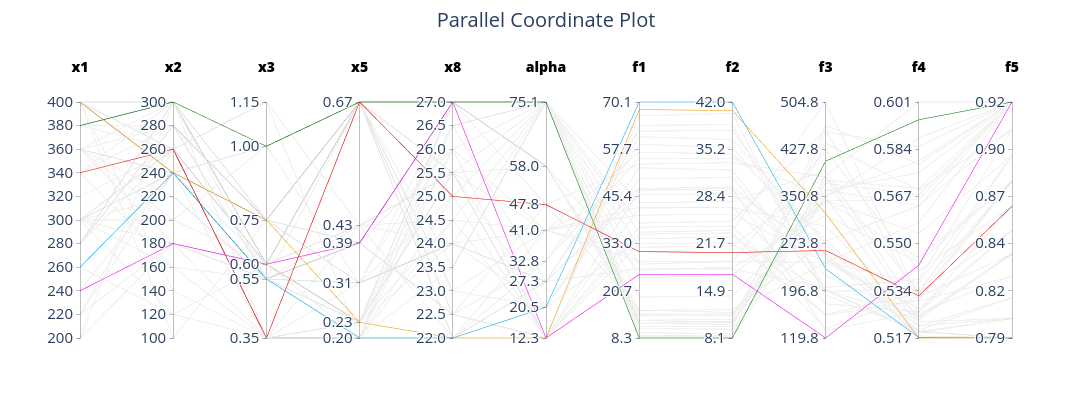

This figure's notebook cell:
### Code cell
# Parallel coordinate plot
opt_result.val_X = np.array([[val for _, val in d.items()] for d in opt_result.X])
pcp_data = pd.DataFrame(np.hstack((opt_result.val_X, opt_result.F)), columns=input_variables + ["$\alpha$"] + cost_func_labels)
pcp_data[pcp_data.columns[5]] = pcp_data[pcp_data.columns[5]]*100

highlight_condition = pd.DataFrame(False, index=pcp_data.index, columns=cost_func_labels)
for col in cost_func_labels:
    highlight_condition.loc[pcp_data[col].idxmin(), col] = True
    
line_colors = np.zeros(len(pcp_data))
for i, f in enumerate(cost_func_labels):
    line_colors[highlight_condition[f]] = (i+1)/(len(cost_func_labels)+1)

minmax_normalized_cost_func = (pcp_data[cost_func_labels].values - pcp_data[cost_func_labels].min().values) / (pcp_data[cost_func_labels].max() - pcp_data[cost_func_labels].min()).values
l2_norm = np.linalg.norm(minmax_normalized_cost_func, axis=1)
line_colors[np.argmin(l2_norm)] = 1

color_list = ['whitesmoke', 'blue', 'green', 'magenta', 'orange', 'deepskyblue', 'red']
color_scale= [[i/(len(color_list)-1), color] for i, color in enumerate(color_list)]

plt.style.use('seaborn-v0_8-darkgrid')
plt.rcParams['text.usetex'] = True

fig = go.Figure()

fig.add_trace(go.Parcoords(
    line=dict(
        color=line_colors,
        colorscale=color_scale,
        showscale=False
    ),
    dimensions=[
        dict(label=col, values=pcp_data[col]) for col in pcp_data.columns
    ],
    labelfont=dict(size=14, weight=800, color='black'),
))

disp_col = ["x1", "x2", "x3", "x5", "x8", "alpha", "f1", "f2", "f3", "f4", "f5"]
for dim, col in zip(fig.data[0].dimensions, pcp_data.columns):
    new_col = disp_col[pcp_data.columns.tolist().index(col)]
    dim['label'] = new_col
    if new_col in ["x1", "x2", "x3", "x5", "x8", "alpha"]:
        if new_col == 'alpha':
            dim['range'] = [min(opt_vars[col].options)*100, max(opt_vars[col].options)*100]
            dim['tickvals'] = opt_vars[col].options*100
        else:
            dim['range'] = [min(opt_vars[col].options), max(opt_vars[col].options)]
            dim['tickvals'] = opt_vars[col].options
        
        if new_col == 'x1' or new_col == 'x2':
            dim['ticktext'] = [f'{val:.0f}' for val in dim['tickvals']]
        elif new_col == 'x8' or new_col == 'alpha':
            dim['ticktext'] = [f'{val:.1f}' for val in dim['tickvals']]
        else:
            dim['ticktext'] = [f'{val:.2f}' for val in dim['tickvals']]
    else:
        dim['range'] = [pcp_data[col].min(), pcp_data[col].max()]
        dim['tickvals'] = np.linspace(pcp_data[col].min(), pcp_data[col].max(), 6)
        if new_col == 'f1' or new_col == 'f2' or new_col == 'f3':
            dim['ticktext'] = [f'{val:.1f}' for val in dim['tickvals']]
        elif new_col == 'f4':
            dim['ticktext'] = [f'{val:.3f}' for val in dim['tickvals']]
        else:
            dim['ticktext'] = [f'{val:.2f}' for val in dim['tickvals']]

fig.update_layout(
    width=1100,
    height=420,
    font=dict(size=18),
    title=dict(text=r'Parallel Coordinate Plot', x=0.5, y=0.97, font=dict(size=20)),
)

# fig.write_image(os.path.join(save_path, 'Parallel_Coordinate_Plot.png'), format="png", width=1100, height=420, scale=5)
fig.show()

### Figure 1 — Plotly figure (JSON) as saved in the notebook; plotly's stock layout.template omitted (floating-point values rounded to 4 significant figures)
{"data": [{"dimensions": [{"label": "x1", "range": [200, 400], "ticktext": ["200", "220", "240", "260", "280", "300", "320", "340", "360", "380", "400"], "tickvals": [200.0, 220.0, 240.0, 260.0, 280.0, 300.0, 320.0, 340.0, 360.0, 380.0, 400.0], "values": [380.0, 360.0, 340.0, 240.0, 300.0, 260.0, 400.0, 300.0, 220.0, 380.0, 320.0, 300.0, 360.0, 280.0, 360.0, 360.0, 300.0, 400.0, 360.0, 200.0, 380.0, 340.0, 360.0, 200.0, 400.0, 220.0, 300.0, 280.0, 400.0, 340.0, 400.0, 380.0, 360.0, 400.0, 240.0, 300.0, 400.0, 400.0, 260.0, 260.0, 280.0, 340.0, 400.0, 280.0, 300.0, 300.0, 380.0, 300.0, 220.0, 280.0]}, {"label": "x2", "range": [100, 300], "ticktext": ["100", "120", "140", "160", "180", "200", "220", "240", "260", "280", "300"], "tickvals": [100.0, 120.0, 140.0, 160.0, 180.0, 200.0, 220.0, 240.0, 260.0, 280.0, 300.0], "values": [300.0, 280.0, 280.0, 180.0, 200.0, 240.0, 240.0, 160.0, 260.0, 260.0, 260.0, 120.0, 180.0, 300.0, 240.0, 240.0, 180.0, 300.0, 200.0, 180.0, 280.0, 160.0, 300.0, 300.0, 100.0, 180.0, 220.0, 300.0, 300.0, 260.0, 140.0, 300.0, 220.0, 240.0, 240.0, 260.0, 240.0, 260.0, 240.0, 120.0, 260.0, 300.0, 260.0, 280.0, 240.0, 240.0, 300.0, 260.0, 240.0, 280.0]}, {"label": "x3", "range": [0.35, 1.15], "ticktext": ["1.15", "1.00", "0.75", "0.60", "0.55", "0.35"], "tickvals": [1.15, 1, 0.75, 0.6, 0.55, 0.35], "values": [1.0, 0.75, 0.75, 0.6, 1.0, 0.55, 0.75, 0.55, 0.35, 0.6, 0.35, 0.35, 0.35, 0.6, 0.75, 0.55, 0.55, 0.75, 0.6, 0.6, 0.55, 0.35, 0.35, 0.55, 0.75, 0.55, 0.55, 0.75, 0.6, 0.35, 0.35, 0.6, 0.55, 1.0, 1.0, 1.15, 0.35, 0.35, 0.55, 0.6, 0.6, 0.6, 1.15, 0.55, 0.55, 0.75, 0.6, 0.6, 0.6, 0.75]}, {"label": "x5", "range": [0.204, 0.671], "ticktext": ["0.20", "0.23", "0.31", "0.39", "0.43", "0.67"], "tickvals": [0.204, 0.235, 0.313, 0.392, 0.427, 0.671], "values": [0.671, 0.671, 0.313, 0.392, 0.671, 0.204, 0.235, 0.392, 0.313, 0.235, 0.204, 0.204, 0.204, 0.235, 0.671, 0.235, 0.392, 0.392, 0.671, 0.427, 0.313, 0.671, 0.235, 0.671, 0.313, 0.392, 0.313, 0.671, 0.671, 0.671, 0.427, 0.671, 0.392, 0.313, 0.671, 0.427, 0.235, 0.204, 0.204, 0.427, 0.235, 0.204, 0.204, 0.235, 0.427, 0.671, 0.671, 0.235, 0.671, 0.392]}, {"label": "x8", "range": [22, 27], "ticktext": ["22.0", "22.5", "23.0", "23.5", "24.0", "24.5", "25.0", "25.5", "26.0", "26.5", "27.0"], "tickvals": [22.0, 22.5, 23.0, 23.5, 24.0, 24.5, 25.0, 25.5, 26.0, 26.5, 27.0], "values": [27.0, 27.0, 24.0, 27.0, 27.0, 22.0, 22.0, 22.5, 25.0, 26.5, 26.5, 23.5, 26.0, 25.5, 22.5, 24.5, 26.0, 27.0, 22.0, 24.5, 24.0, 23.0, 25.5, 22.0, 27.0, 22.5, 24.0, 23.5, 27.0, 25.0, 22.0, 23.0, 27.0, 26.5, 25.5, 25.5, 27.0, 22.0, 27.0, 25.5, 27.0, 24.5, 25.0, 26.0, 24.0, 22.5, 27.0, 24.0, 25.5, 27.0]}, {"label": "alpha", "range": [12.29, 75.1], "ticktext": ["12.3", "20.5", "27.3", "32.8", "41.0", "47.8", "58.0", "75.1"], "tickvals": [12.29, 20.48, 27.31, 32.77, 40.96, 47.79, 58.03, 75.1], "values": [75.1, 58.03, 75.1, 12.29, 75.1, 20.48, 12.29, 12.29, 12.29, 75.1, 27.31, 75.1, 40.96, 12.29, 32.77, 75.1, 75.1, 75.1, 40.96, 12.29, 40.96, 20.48, 40.96, 32.77, 75.1, 12.29, 27.31, 75.1, 75.1, 47.79, 27.31, 40.96, 75.1, 75.1, 20.48, 58.03, 75.1, 27.31, 75.1, 75.1, 58.03, 40.96, 75.1, 12.29, 27.31, 47.79, 47.79, 20.48, 12.29, 58.03]}, {"label": "f1", "range": [8.328, 70.1], "ticktext": ["8.3", "20.7", "33.0", "45.4", "57.7", "70.1"], "tickvals": [8.328, 20.68, 33.04, 45.39, 57.74, 70.1], "values": [8.328, 12.86, 36.03, 24.95, 8.712, 70.1, 68.11, 64.01, 42.3, 14.59, 26.49, 43.75, 28.43, 37.36, 55.36, 32.07, 19.06, 9.701, 56.91, 46.88, 42.55, 52.87, 30.89, 62.47, 11.42, 66.48, 47.47, 38.41, 9.079, 30.93, 59.05, 47.38, 10.78, 12.97, 34.3, 26.05, 12.12, 61.02, 12.17, 24.1, 15.58, 40.48, 27.66, 33.04, 45.79, 53.83, 15.65, 49.98, 35.52, 14.11]}, {"label": "f2", "range": [8.086, 42.02], "ticktext": ["8.1", "14.9", "21.7", "28.4", "35.2", "42.0"], "tickvals": [8.086, 14.87, 21.66, 28.45, 35.23, 42.02], "values": [8.086, 10.39, 23.55, 17.26, 8.513, 42.02, 40.79, 38.76, 26.89, 11.53, 18.0, 27.69, 19.08, 24.17, 33.94, 21.32, 14.12, 8.702, 34.59, 29.62, 26.81, 32.23, 20.4, 37.93, 9.728, 40.39, 29.81, 24.9, 8.209, 20.37, 35.47, 29.25, 9.361, 10.76, 22.64, 18.26, 10.04, 36.62, 10.38, 17.09, 12.17, 25.89, 19.08, 21.76, 28.85, 33.29, 11.75, 31.17, 23.2, 11.35]}, {"label": "f3", "range": [119.8, 504.8], "ticktext": ["119.8", "196.8", "273.8", "350.8", "427.8", "504.8"], "tickvals": [119.8, 196.8, 273.8, 350.8, 427.8, 504.8], "values": [408.3, 372.0, 504.8, 119.8, 384.0, 232.8, 323.2, 198.3, 175.7, 361.2, 202.4, 393.0, 243.2, 156.9, 350.0, 383.9, 344.5, 456.3, 280.9, 132.2, 301.8, 196.8, 261.1, 251.3, 467.0, 190.2, 250.0, 460.0, 349.7, 262.6, 256.3, 257.3, 353.1, 437.0, 195.7, 319.7, 377.3, 274.0, 360.1, 343.1, 278.0, 242.8, 426.0, 158.1, 221.5, 382.2, 243.1, 198.9, 135.6, 343.5]}, {"label": "f4", "range": [0.5168, 0.6008], "ticktext": ["0.517", "0.534", "0.550", "0.567", "0.584", "0.601"], "tickvals": [0.5168, 0.5336, 0.5504, 0.5672, 0.584, 0.6008], "values": [0.5945, 0.5679, 0.5313, 0.5428, 0.6008, 0.517, 0.5168, 0.5187, 0.5261, 0.5639, 0.5376, 0.5257, 0.5363, 0.5303, 0.5211, 0.5335, 0.5541, 0.5849, 0.5191, 0.5261, 0.5246, 0.5196, 0.5321, 0.5191, 0.5787, 0.5191, 0.524, 0.5299, 0.588, 0.5318, 0.5175, 0.5211, 0.5798, 0.5695, 0.5342, 0.5437, 0.57, 0.517, 0.5756, 0.5454, 0.5638, 0.5274, 0.5408, 0.5326, 0.5244, 0.5226, 0.5579, 0.5233, 0.5317, 0.5662]}, {"label": "f5", "range": [0.7906, 0.9239], "ticktext": ["0.79", "0.82", "0.84", "0.87", "0.90", "0.92"], "tickvals": [0.7906, 0.8172, 0.8439, 0.8706, 0.8972, 0.9239], "values": [0.9239, 0.9239, 0.8381, 0.9239, 0.9239, 0.7906, 0.7906, 0.8016, 0.865, 0.9086, 0.9086, 0.8255, 0.8936, 0.8791, 0.8016, 0.8513, 0.8936, 0.9239, 0.7906, 0.8513, 0.8381, 0.8133, 0.8791, 0.7906, 0.9239, 0.8016, 0.8381, 0.8255, 0.9239, 0.865, 0.7906, 0.8133, 0.9239, 0.9086, 0.8791, 0.8791, 0.9239, 0.7906, 0.9239, 0.8791, 0.9239, 0.8513, 0.865, 0.8936, 0.8381, 0.8016, 0.9239, 0.8381, 0.8791, 0.9239]}], "labelfont": {"color": "black", "size": 14, "weight": 800}, "line": {"color": [0.3333, 0.0, 0.0, 0.5, 0.0, 0.8333, 0.6667, 0.0, 0.0, 0.0, 0.0, 0.0, 0.0, 0.0, 0.0, 0.0, 0.0, 0.0, 0.0, 0.0, 0.0, 0.0, 0.0, 0.0, 0.0, 0.0, 0.0, 0.0, 0.0, 1.0, 0.0, 0.0, 0.0, 0.0, 0.0, 0.0, 0.0, 0.0, 0.0, 0.0, 0.0, 0.0, 0.0, 0.0, 0.0, 0.0, 0.0, 0.0, 0.0, 0.0], "colorscale": [[0, "whitesmoke"], [0.1667, "blue"], [0.3333, "green"], [0.5, "magenta"], [0.6667, "orange"], [0.8333, "deepskyblue"], [1, "red"]], "showscale": false}, "type": "parcoords"}], "layout": {"font": {"size": 18}, "height": 420, "title": {"font": {"size": 20}, "text": "Parallel Coordinate Plot", "x": 0.5, "y": 0.97}, "width": 1100}}
